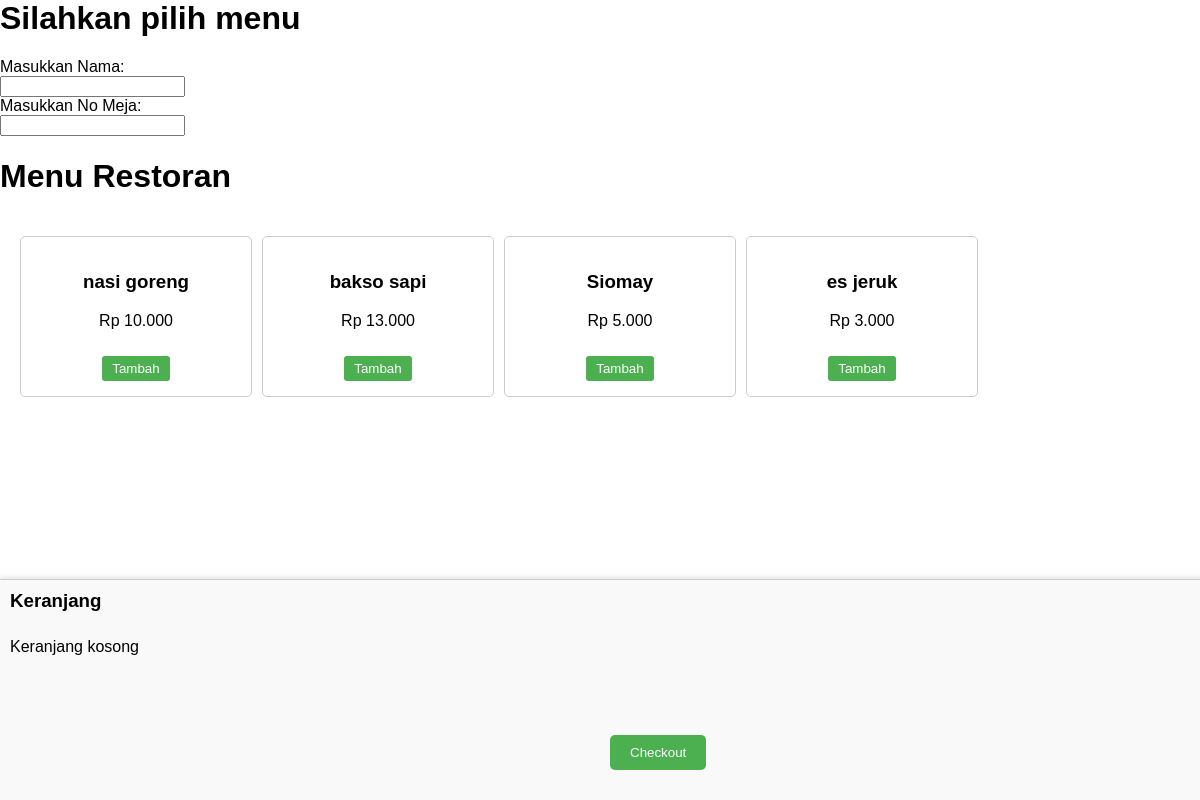
The page /pelanggan.php on the database as committed earlier.
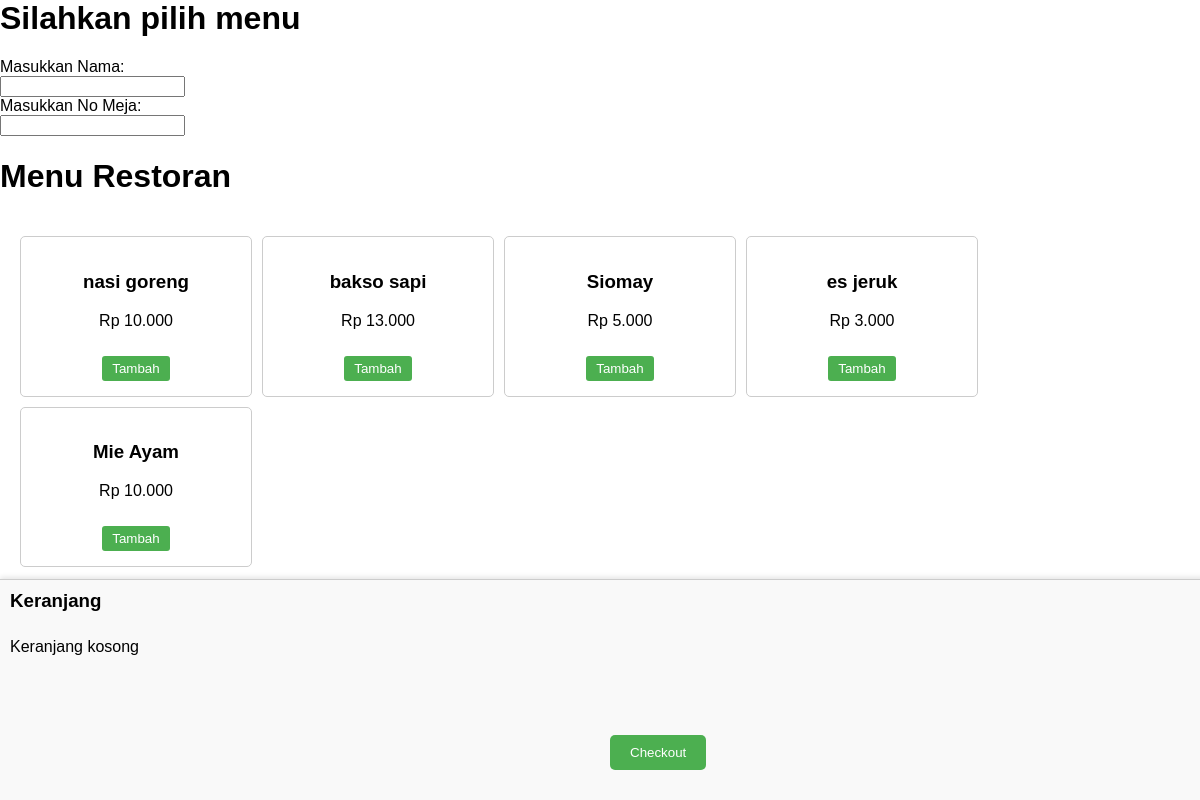
The same page on the database as committed later.
### tables this page shows
CREATE TABLE `menu` (
  `id_menu` int NOT NULL,
  `nama_makanan` varchar(100) DEFAULT NULL,
  `harga` decimal(10,2) DEFAULT NULL
);

### pelanggan.php (the view, shortened to what this page needs)
<?php
include "database.php";
$sql_read = "SELECT * FROM menu";
$result = $conn->query($sql_read);
?>
<!DOCTYPE html>
<html lang="en">
<head>
</head>
<body>
    <h1>Silahkan pilih menu</h1>
    <form action="pelanggan.php" method="POST" id="customerForm">
        <label for="nama">Masukkan Nama:</label><br>
        <input type="text" id="nama" name="nama" required><br>
        <label for="no_meja">Masukkan No Meja:</label><br>
        <input type="number" id="no_meja" name="no_meja" required><br>
    </form>
    <div class="Menu_dan_cart">
        <h1>Menu Restoran</h1>
        <div class="menu-list">
            <?php
            if ($result->num_rows > 0) {
                while ($row = $result->fetch_assoc()) {
                    echo "<div class='menu-item'>";
                    echo "<h3>" . $row['nama_makanan'] . "</h3>";
                    echo "<p>Rp " . number_format($row['harga'], 0, ',', '.') . "</p>";
                    echo "<button onclick=\"addToCart(" . $row['id_menu'] . ", '" . $row['nama_makanan'] . "', " . $row['harga'] . ")\">Tambah</button>";
                    echo "</div>";
                }
            } else {
                echo "<p>Tidak ada menu tersedia</p>";
            }
            ?>
        </div>
        <div class="cart">
            <h3>Keranjang</h3>
            <div class="cart-items">
                <p>Keranjang kosong</p>
            </div>
            <div class="checkout">
                <button type="button" onclick="checkout()">Checkout</button>
            </div>
        </div>
    </div>
</body>
</html>

### pelanggan.php (style rules this page uses)
body { font-family: Arial, sans-serif; margin: 0; padding: 0; }
.menu-list { display: flex; flex-wrap: wrap; gap: 10px; padding: 20px; }
.menu-item { border: 1px solid #ccc; border-radius: 5px; padding: 15px; width: 200px; text-align: center; }
.menu-item button { margin-top: 10px; padding: 5px 10px; background-color: #4CAF50; color: white; border: none; border-radius: 3px; cursor: pointer; }
.cart { position: fixed; bottom: 0; left: 0; width: 100%; height: 200px; overflow: auto; background-color: #f9f9f9; border-top: 1px solid #ccc; padding: 10px; box-shadow: 0 -2px 5px rgba(0,0,0,0.1); }
.cart h3 { margin: 0 0 10px; }
.cart-items { max-height: 150px; overflow-y: auto; margin-bottom: 10px; }
.checkout { text-align: center; }
.checkout button { position: fixed; padding: 10px 20px; margin-left: auto; margin-right: auto; bottom: 30px; background-color: #4CAF50; color: white; border: none; border-radius: 5px; cursor: pointer; }

Rows that differ between the two databases and show on the page:
added menu: nama_makanan "Mie Ayam", harga "10.000"
